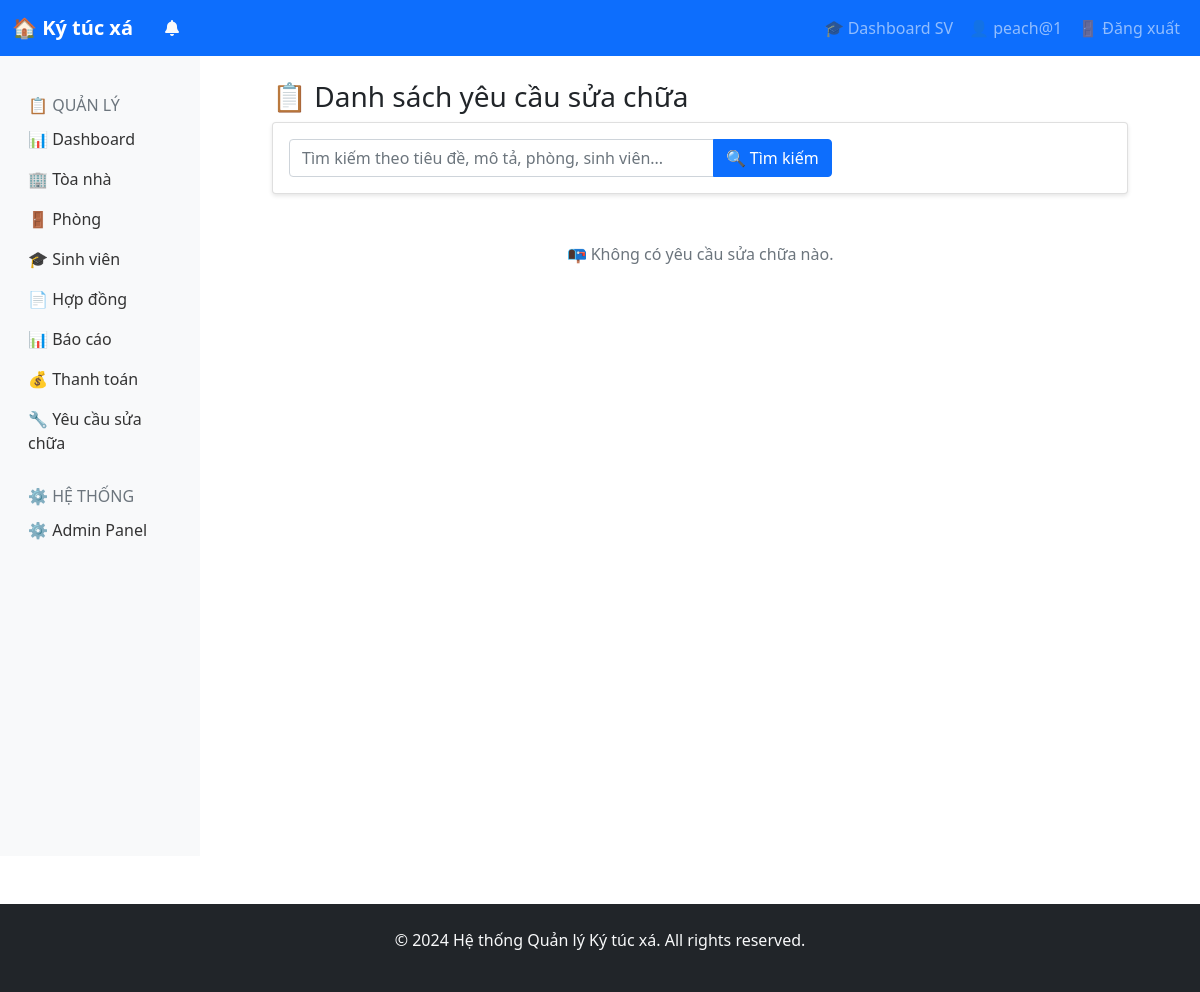
Page /repairs/ (signed in) on the earlier database version.
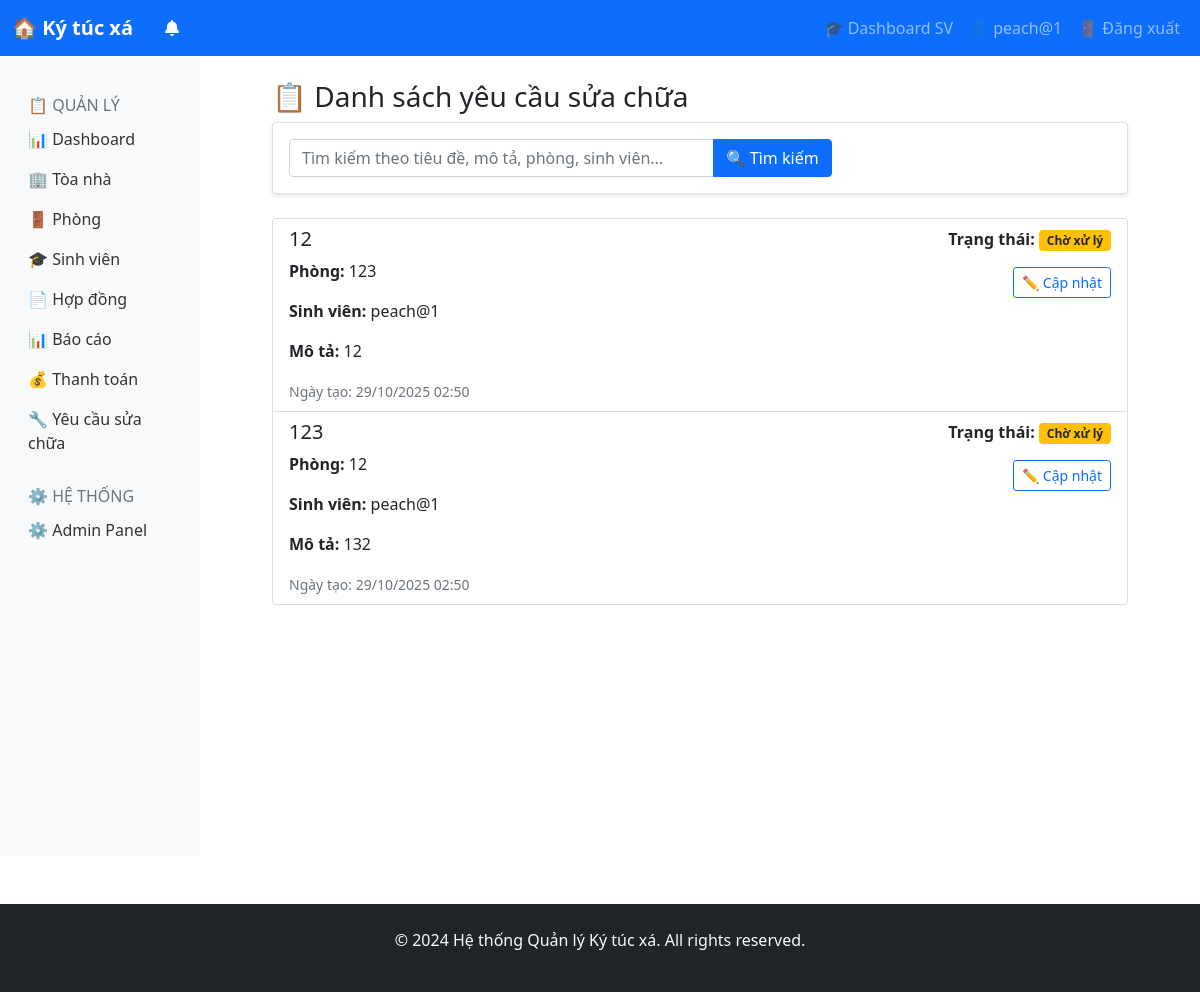
Same page on the later database version.
### accounts/models.py (models this page shows, shortened)
class CustomUser(AbstractUser):
    USER_TYPE_CHOICES = (
        ('student', 'Sinh viên'),
        ('manager', 'Quản lý'),
        ('staff', 'Nhân viên'),
    )
    user_type = models.CharField(max_length=10, choices=USER_TYPE_CHOICES, default='student')
    phone = models.CharField(max_length=15, blank=True)
    address = models.TextField(blank=True)
    date_of_birth = models.DateField(null=True, blank=True)
    avatar = models.ImageField(upload_to='avatars/', null=True, blank=True)

### dormitory/models.py (models this page shows, shortened)
class RepairRequest(models.Model):
    STATUS_CHOICES = (
        ('pending', 'Chờ xử lý'),
        ('in_progress', 'Đang sửa chữa'),
        ('completed', 'Đã hoàn thành'),
    )
    student = models.ForeignKey(settings.AUTH_USER_MODEL, on_delete=models.CASCADE)
    room = models.CharField(max_length=20)
    title = models.CharField(max_length=200)
    description = models.TextField()
    status = models.CharField(max_length=20, choices=STATUS_CHOICES, default='pending')
    created_at = models.DateTimeField(auto_now_add=True)
    updated_at = models.DateTimeField(auto_now=True)

### dormitory/views.py (the view, shortened to what this page needs)
# urls.py: path('repairs/', views.admin_repairs, name='repairs_list'),  # ĐỔI TÊN URL
@login_required
def admin_repairs(request):
    if not request.user.is_staff:
        return redirect('student_repairs')
    search_query = request.GET.get('search', '')
    repairs = RepairRequest.objects.select_related('student').all()
    context = {
        'repairs': repairs,
        'search_query': search_query,
    }
    return render(request, 'dormitory/admin_repairs.html', context)

### dormitory/templates/dormitory/admin_repairs.html (shortened to what this page needs)
{% extends 'base.html' %}
{% block content %}
<div class="container mt-4">
    <h3>📋 Danh sách yêu cầu sửa chữa</h3>
    <div class="card mb-4">
        <div class="card-body">
            <form method="get" class="row g-3 align-items-center">
                <div class="col-md-8">
                    <div class="input-group">
                        <input type="text" name="search" class="form-control"
                               placeholder="Tìm kiếm theo tiêu đề, mô tả, phòng, sinh viên..."
                               value="{{ search_query }}">
                        <button type="submit" class="btn btn-primary">🔍 Tìm kiếm</button>
                    </div>
                </div>
            </form>
        </div>
    </div>
    <div class="list-group">
        {% for repair in repairs %}
        <div class="list-group-item">
            <div class="d-flex justify-content-between">
                <div>
                    <h5>{{ repair.title }}</h5>
                    <p><strong>Phòng:</strong> {{ repair.room }}</p>
                    <p><strong>Sinh viên:</strong> {{ repair.student.username }}</p>
                    <p><strong>Mô tả:</strong> {{ repair.description }}</p>
                </div>
                <div class="text-end">
                    <p><strong>Trạng thái:</strong>
                        {% if repair.status == 'pending' %}
                            <span class="badge bg-warning text-dark">Chờ xử lý</span>
                        {% elif repair.status == 'in_progress' %}
                            <span class="badge bg-info text-dark">Đang sửa chữa</span>
                        {% else %}
                            <span class="badge bg-success">Đã hoàn thành</span>
                        {% endif %}
                    </p>
                    <a href="{% url 'update_repair_status' repair.id %}" class="btn btn-sm btn-outline-primary">
                        ✏️ Cập nhật
                    </a>
                </div>
            </div>
            <small class="text-muted">Ngày tạo: {{ repair.created_at|date:"d/m/Y H:i" }}</small>
        </div>
        {% empty %}
        <div class="text-center text-muted py-4">
            <p>📭 Không có yêu cầu sửa chữa nào.</p>
        </div>
        {% endfor %}
    </div>
</div>
{% endblock %}

### templates/base.html (shortened to what this page needs)
<!DOCTYPE html>
<html lang="vi">
  <head>
    <link
      href="https://cdn.jsdelivr.net/npm/bootstrap@5.1.3/dist/css/bootstrap.min.css"
      rel="stylesheet"
    />
    <link rel="stylesheet" href="https://cdnjs.cloudflare.com/ajax/libs/font-awesome/6.0.0/css/all.min.css">
  </head>
  <body>
    <nav class="navbar navbar-expand-lg navbar-dark bg-primary">
      <div class="container-fluid">
        <a class="navbar-brand" href="{% url 'home' %}">🏠 Ký túc xá</a>
        {% if user.is_authenticated %}
          {% if user.user_type == 'manager' or user.user_type == 'staff' or user.is_staff %}
          <div class="nav-item dropdown">
            <a class="nav-link text-light" href="#" data-bs-toggle="dropdown">
              <i class="fas fa-bell"></i>
            </a>
          </div>
          {% endif %}
        {% endif %}
        <div class="collapse navbar-collapse" id="navbarNav">
          <div class="navbar-nav ms-auto">
            {% if user.is_authenticated %}
              {% if user.user_type == 'student' %}
              <a class="nav-link" href="/student/dashboard/">🎓 Dashboard SV</a>
              <a class="nav-link" href="#">👤 {{ user.username }}</a>
              {% else %}
              <a class="nav-link" href="/dashboard/">📊 Dashboard</a>
              <a class="nav-link" href="/admin/">⚙️ Admin</a>
              <a class="nav-link" href="#">👤 {{ user.username }}</a>
              {% endif %}
              <a class="nav-link" href="/accounts/logout/">🚪 Đăng xuất</a>
            {% else %}
            <a class="nav-link" href="/accounts/login/">🔐 Đăng nhập SV</a>
            <a class="nav-link" href="/student/register/">📝 Đăng ký SV</a>
            <a class="nav-link" href="/admin/">⚙️ Quản lý</a>
            {% endif %}
          </div>
        </div>
      </div>
    </nav>
    <div class="container-fluid">
      <div class="row">
        {% if user.is_authenticated %}
          {% if user.user_type == 'manager' or user.user_type == 'staff' or user.is_staff %}
          <nav class="col-md-3 col-lg-2 d-md-block sidebar collapse bg-light">
            <div class="position-sticky pt-3">
              <h6 class="sidebar-heading d-flex justify-content-between align-items-center px-3 mt-4 mb-1 text-muted">
                <span>📋 QUẢN LÝ</span>
              </h6>
              <ul class="nav flex-column">
                <li class="nav-item">
                  <a class="nav-link" href="/dashboard/">📊 Dashboard</a>
                </li>
                <li class="nav-item">
                  <a class="nav-link" href="/buildings/">🏢 Tòa nhà</a>
                </li>
                <li class="nav-item">
                  <a class="nav-link" href="/rooms/">🚪 Phòng</a>
                </li>
                <li class="nav-item">
                  <a class="nav-link" href="/students/">🎓 Sinh viên</a>
                </li>
                <li class="nav-item">
                  <a class="nav-link" href="/contracts/">📄 Hợp đồng</a>
                </li>
                <li class="nav-item">
                  <a class="nav-link" href="/reports/">📊 Báo cáo</a>
                </li>
                <li class="nav-item">
                  <a class="nav-link" href="/payments/">💰 Thanh toán</a>
                </li>
                <li class="nav-item">
                  <a class="nav-link" href="/repairs/">🔧 Yêu cầu sửa chữa</a>
                </li>
              </ul>
              <h6 class="sidebar-heading d-flex justify-content-between align-items-center px-3 mt-4 mb-1 text-muted">
                <span>⚙️ HỆ THỐNG</span>
              </h6>
              <ul class="nav flex-column mb-2">
                <li class="nav-item">
                  <a class="nav-link" href="/admin/">⚙️ Admin Panel</a>
                </li>
              </ul>
            </div>
          </nav>
          {% endif %}
        {% endif %}
        <main class="col-md-9 ms-sm-auto col-lg-10 px-md-4">
          <div class="container mt-4">
            {% block content %}
            {% endblock %}
          </div>
        </main>
      </div>
    </div>
    <footer class="bg-dark text-light mt-5 py-4">
      <div class="container text-center">
        <p>&copy; 2024 Hệ thống Quản lý Ký túc xá. All rights reserved.</p>
      </div>
    </footer>
  </body>
</html>

### templates/base.html (style rules this page uses)
.navbar-brand { font-weight: bold; }
.card { box-shadow: 0 2px 4px rgba(0, 0, 0, 0.1); margin-bottom: 20px; }
.sidebar { background-color: #f8f9fa; min-height: 100vh; }
.nav-link { color: #333; }

Differences in the rows shown:
added RepairRequest: title "12", room "123", student.username "peach@1", description "12", status "Chờ xử lý", created_at "29/10/2025 02:50"
added RepairRequest: title "123", room "12", student.username "peach@1", description "132", status "Chờ xử lý", created_at "29/10/2025 02:50"
Other differences:
text no longer shown: "📭 Không có yêu cầu sửa chữa nào."
